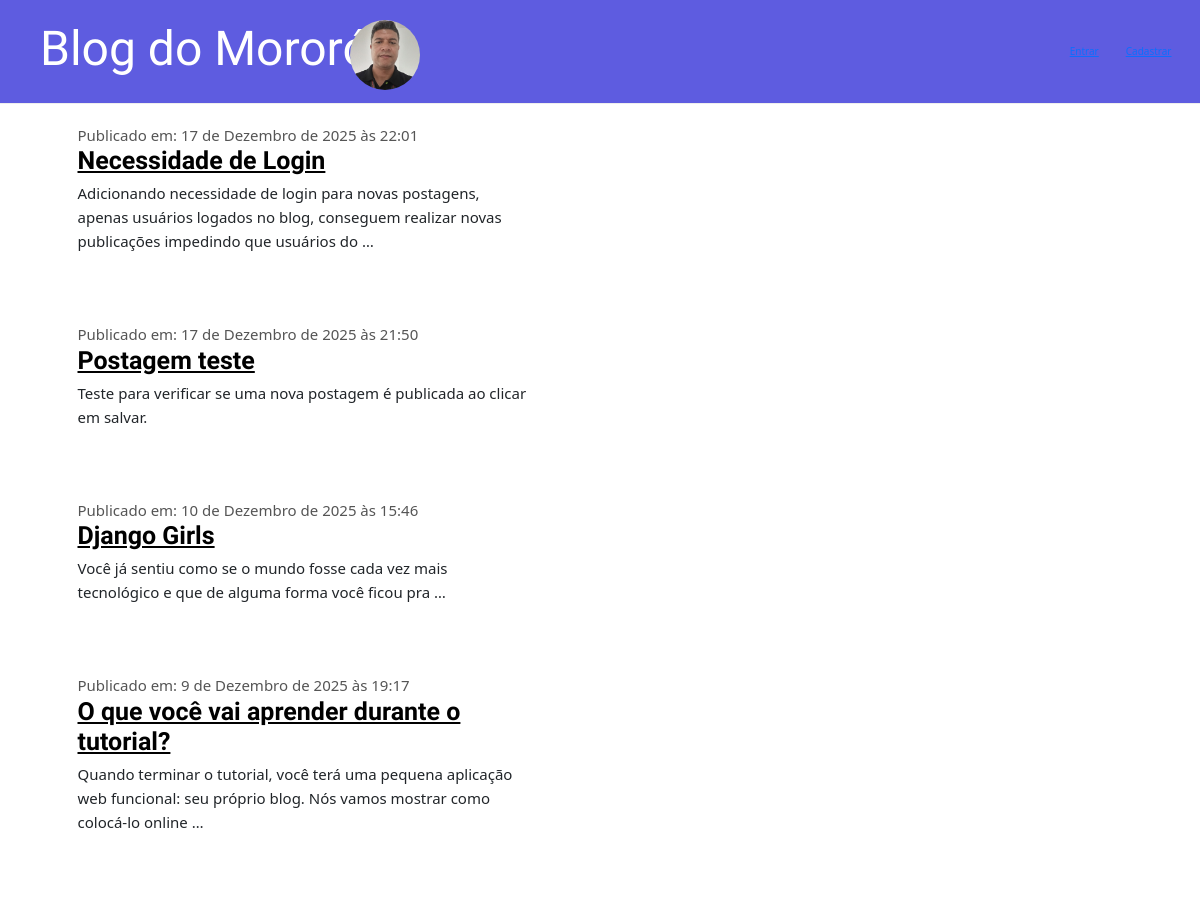
The page / on the database its author committed.
### blog/models.py (models this page shows, shortened)
class Post(models.Model):
    author = models.ForeignKey(settings.AUTH_USER_MODEL, on_delete=models.CASCADE)
    title = models.CharField(max_length=200)
    text = models.TextField()
    created_date = models.DateTimeField(default=timezone.now)
    published_date = models.DateTimeField(blank=True, null=True)

### blog/views.py (the view)
# urls.py: path('', views.post_list, name='postlist'),
def post_list(request):
    post=Post.objects.filter(published_date__lte=timezone.now()).order_by('-published_date')
    return render(request, 'blog/post_list.html', {'post_list':post})

### blog/templates/blog/post_list.html
{% extends "blog/base.html" %}
{% block content %}
    {% for post in post_list %}
        <article class="post">
            <time>Publicado em: {{ post.published_date }}</time>
            <h2>
                <a href="{% url 'post_detail' pk=post.pk %}">
                    {{ post.title }}
                </a>
            </h2>
            <p>{{ post.text|truncatewords:20|linebreaksbr }}</p>
        </article>
    {% endfor %}
{% endblock %}

### blog/static/css/blog.css (style rules this page uses)
h1 a, h2 a { color : #4e40d1; font-family: "Lobster"; }
body { padding-left: 0px; }
h1, h2, h3, h4 { font-family: 'Lobster', cursive; }
.post { margin-bottom: 70px; }
.post h2 a, .post h2 a:visited { color: #000000; }
h2 { font-size: 25px; font-weight: bold; }
p { font-size: 15px; line-height: 1.6; }
time { font-size: 15px; color: #555; }

### rows shown on the page
Post: published_date "17 de Dezembro de 2025 às 22:01", title "Necessidade de Login", text "Adicionando necessidade de login para novas postagens, apenas usuários logados no blog, conseguem realizar novas publicações impedindo que usuários do …"
Post: published_date "17 de Dezembro de 2025 às 21:50", title "Postagem teste", text "Teste para verificar se uma nova postagem é publicada ao clicar em salvar."
Post: published_date "10 de Dezembro de 2025 às 15:46", title "Django Girls", text "Você já sentiu como se o mundo fosse cada vez mais tecnológico e que de alguma forma você ficou pra …"
Post: published_date "9 de Dezembro de 2025 às 19:17", title "O que você vai aprender durante o tutorial?", text "Quando terminar o tutorial, você terá uma pequena aplicação web funcional: seu próprio blog. Nós vamos mostrar como colocá-lo online …"
